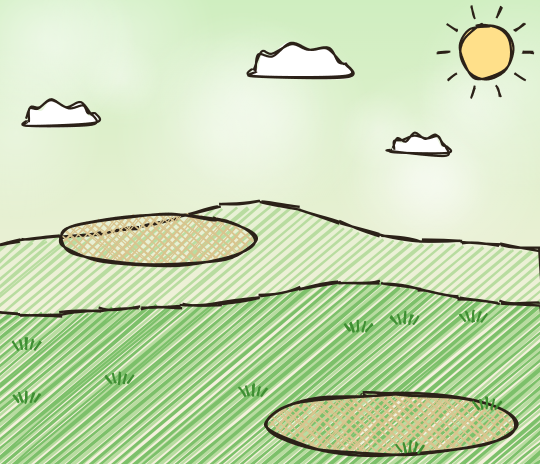
#> input picture ArtGen/BattleBG/fallback_goc/battle_moc.png, 1080 x 928 px (shown at 1/2 size)
$ python -i build_hat.py   (imports and definitions only)
#> lines starting #> are read from the running program, lines starting #| are printed output that depends on the picture; after the words box and inside, x2 and y2 are one past the last pixel; in counts of white or black regions, pixels touching at a corner belong together
"""Gói GPT vẽ HÌNH HẠT cho hiệu ứng lửa (người dùng dặn 2026-11-10: "các sprite lửa/khói có thể gọi gpt ra gen cho đẹp").

Hiệu ứng vẫn là hạt chồng lớp (fxlib.py, bo_hoa.py); GPT chỉ vẽ HÌNH của hạt thay cho hình sinh bằng thuật toán (fire.py).
- H01..H05: hình XÁM có vân chì sáp, KHÔNG VIỀN (game nhuộm màu theo tuổi bằng Image.color và tự vẽ một viền mực ngoài cả khối).
- H06, H07: hạt nhỏ và đá đủ màu, có viền mực (không nhuộm, không chồng lớp).
Mỗi bước một ảnh 1024 vuông, lưới 2 x 2: bốn hình rời, mỗi hình nằm giữa ô của nó, cách nhau bằng khoảng trắng.

Hai gói: hat_lua (lửa, khói, dung nham; H01–H07) và hat_nuoc (bộ Thủy 2026-11-10: sóng cuộn, giọt, vương miện nước, bọt;
N01–N04). Chạy:
  py -3 -I build_hat.py [gói]          dựng gói ArtGen/Spine/gui_gpt/<gói>/ (file prompt + HUONG_DAN.md); mặc định hat_lua
  py -3 -I build_hat.py --nhap [gói]   cắt ảnh GPT mới nhất của từng bước (inbox/<gói>/tai_ve/<bước>*.png) thành
                                       hat_gpt/<tên>_<i>.png; fxlib.Art tự dùng ảnh trong hat_gpt/ khi có
Gen tự động: py -3 -I gen.py gui_gpt/<gói>/luot_1_hat.txt --steps N01,N02,...
"""
import glob
import os
import sys

import numpy as np
from PIL import Image, ImageDraw, ImageFilter

# [1 line not run here, left out]
HERE = os.path.dirname(os.path.abspath(__file__))
ROOT = HERE.replace("\\", "/") + "/"
WORLD_STYLE = os.path.normpath(os.path.join(HERE, "..", "Islands", "refs", "world_style.png"))
CODE = "hat_lua"
PK = os.path.join(HERE, "gui_gpt", CODE)
SAVE = os.path.join(HERE, "inbox", CODE, "tai_ve")
OUT = os.path.join(HERE, "hat_gpt")
FX_ART = os.path.normpath(os.path.join(HERE, "..", "..", "Assets", "03 Art", "Fx"))


def W(p):
    return os.path.normpath(p)


GREY = ("FILL ONLY, NO OUTLINE: each shape is a flat medium-light neutral grey (about #BDBDBD) coloured with coloured "
        "pencils and wax crayons, the strokes visible as loose diagonal hatching a little lighter and darker than the grey "
        "(about #A8A8A8 to #D8D8D8). Absolutely NO outline, no ink line, no dark edge around or inside the shapes: the game "
        "colours this grey itself and draws one outline around the whole mass. No other colour at all.")
INKED = ("RENDERING: the hand-drawn look of image 1: drawn by hand on paper with a dark-brown ink pen (#2B2118), an outline "
         "about {n} px thick on this 1024 canvas, the same weight on every edge, slightly wobbly like a real pen; every area "
         "coloured with coloured pencils and wax crayons, the strokes visible as loose diagonal hatching.")
FLAT = ("FLAT, NO LIGHT, NO SHADOW: every area one even colour, the strokes are texture only. No shading, no darker side, no "
        "shadows of any kind (nothing on the background), no white highlights or shine spots, no gloss, no glow or halo, no "
        "gradients, no 3D render.")
GRID = ("LAYOUT (see image 2): a square 1024 x 1024 image, plain pure white background, split in your head into a 2 x 2 grid "
        "of four equal squares. Draw ONE separate shape centred in each square, each filling about 70% of its square, with a "
        "clear white gap between shapes and around the edge (no shape touches another or the image edge). No creature, no "
        "ground, no text, no grid lines, no frame.")

# (bước, tên, tên tiếng Việt, viền px hoặc None = xám không viền, mô tả tiếng Anh, mô tả tiếng Việt, tên hạt khi nhập)
STEPS = [
    ("H01", "smoke", "khói", None,
     "Four different cartoon smoke puffs (top-left, top-right, bottom-left, bottom-right): each a soft rounded cloud made of "
     "three to six overlapping round bumps of different sizes, a fluffy bumpy edge all round, a little irregular so the four "
     "look different (one round, one wide, one tall, one lumpy). Like the round smoke puffs of a storybook cartoon.",
     "bốn cụm khói hoạt hình khác nhau: mỗi cụm là 3–6 bướu tròn chồng nhau, mép xù tròn, một cụm tròn, một cụm bè, một cụm "
     "cao, một cụm lổn nhổn", "sblob"),
    ("H02", "flame_puff", "cụm lửa tròn", None,
     "Four different round flame puffs: each a plump rounded blob of fire with a soft bumpy edge and one to three short "
     "rounded flame licks rising from its top, wider at the bottom; four different silhouettes.",
     "bốn cụm lửa tròn: mỗi cụm là khối tròn mập, mép gợn mềm, có 1–3 ngọn lửa ngắn tròn đầu nhô lên phía trên, đáy rộng",
     "blob"),
    ("H03", "flame_hook", "lưỡi lửa móc câu", None,
     "Four separate single flame tongues, all pointing straight UP: each has a round plump base at the bottom, an S-curved "
     "body and a sharp pointed tip that curls over to one side like a hook (two tips curl left, two curl right). Elegant "
     "storybook flame shapes like a decorative fire pattern.",
     "bốn lưỡi lửa rời chĩa thẳng lên: đáy tròn mập, thân cong chữ S, ngọn nhọn quặp sang một bên như móc câu (hai cái quặp "
     "trái, hai cái quặp phải)", "hook"),
    ("H04", "flame_swirl", "lưỡi lửa xoắn", None,
     "Four separate decorative flame tongues pointing UP in an oriental ornamental style: each a flame shape whose tip ends in "
     "a tight spiral curl, with one or two smaller curls branching from its side; plump at the base. Like traditional "
     "swirling fire ornaments.",
     "bốn lưỡi lửa trang trí kiểu phương Đông chĩa lên: ngọn kết thúc bằng một vòng xoắn ốc chặt, bên hông có 1–2 xoắn nhỏ",
     "xhook"),
    ("H05", "lava", "giọt và vệt dung nham", None,
     "Top row: two thick liquid drops flying UP, each a plump round blob with a short tapering tail hanging below it and one "
     "tiny droplet beside it. Bottom row: two flat liquid splats on the ground seen from a low angle, each a wide oval puddle "
     "about three times wider than tall with three or four short splashing tongues and two small droplets around it.",
     "hàng trên: hai giọt chất lỏng đặc bay lên (khối tròn mập, đuôi thon ngắn phía dưới, một giọt nhỏ bên cạnh); hàng dưới: "
     "hai vệt toé dẹt trên mặt đất nhìn chếch thấp (vũng bầu dục rộng gấp ba chiều cao, 3–4 lưỡi toé ngắn, hai giọt nhỏ)",
     "ldrop"),
    ("H06", "bits", "hạt nhỏ có màu", 10,
     "Four small fire bits, each in its own square: top-left a spark streak flying to the RIGHT (a long thin tapering streak, "
     "pointed tail on the left, round head on the right, yellow with a cream core); top-right a glowing ember chunk (a small "
     "rounded irregular lump, orange with a yellow middle); bottom-left a four-pointed sparkle star (yellow with a cream "
     "centre); bottom-right three flat ash flakes (small irregular thin flakes, two charcoal black and one ash grey).",
     "bốn hạt nhỏ: trên trái tia lửa bay sang phải (vệt thuôn dài, đuôi nhọn trái, đầu tròn phải, vàng lõi kem); trên phải cục "
     "than hồng (khối tròn méo nhỏ, cam giữa vàng); dưới trái sao bốn cánh (vàng tâm kem); dưới phải ba mảnh tro dẹt (hai đen "
     "than, một xám tro)", "bits"),
    ("H07", "rocks", "đá dung nham", 12,
     "Four different chunks of volcanic rock flung by an eruption: angular faceted lumps of dark purple-grey stone (about "
     "#48394A) with a few thin glowing cracks drawn as flat orange lines with a yellow core (flat colours, not glowing); four "
     "different shapes, small to medium.",
     "bốn cục đá núi lửa góc cạnh màu tím than (khoảng #48394A), có vài khe nứt mảnh tô cam lõi vàng (màu phẳng, không phát "
     "sáng), bốn dáng khác nhau", "rock"),
]


STEPS_NUOC = [
    ("N01", "wave", "sóng cuộn", None,
     "Four separate tongues of water, all rising straight UP, like small breaking waves seen from the side: each has a "
     "round plump base at the bottom, a thick curved body, and a top that curls over to one side into a rounded hook like a "
     "breaking wave crest (two curl to the left, two curl to the right); one or two of them have a second smaller curl on "
     "the shoulder. Thick, plump, storybook wave shapes like the curled crests in images 3 and 4. Shapes only: no foam "
     "bumps, no droplets.",
     "bốn lưỡi nước rời dựng thẳng lên như sóng nhỏ đang đổ nhìn ngang: chân tròn mập, thân dày cong, ngọn cuộn tròn sang một "
     "bên như mào sóng (hai cái cuộn trái, hai cái cuộn phải), một hai cái có thêm cuộn nhỏ ở vai", "wave"),
    ("N02", "drop", "giọt nước", None,
     "Four separate water droplets, one per square, each a teardrop with its pointed tail straight UP and its round belly "
     "down: one plump and short, one long and slim, one medium with a slightly bent tail, one small and round with a very "
     "short tail.",
     "bốn giọt nước rời hình giọt lệ, đuôi nhọn chĩa thẳng lên, bụng tròn ở dưới: một giọt mập ngắn, một giọt dài thon, một "
     "giọt vừa đuôi hơi cong, một giọt nhỏ tròn đuôi rất ngắn", "drop"),
    ("N03", "crown", "nước toé", None,
     "Top row: two splash crowns seen from the side, each a low wide base with five to seven pointed tongues of water of "
     "different heights rising and leaning outward like a crown. Bottom row: two round splash bursts seen from the front, "
     "each with seven to nine rounded pointed spikes of water radiating from the centre like image 3 (shape only, one solid "
     "silhouette, no separate droplets).",
     "hàng trên: hai vương miện nước nhìn ngang (đế thấp rộng, 5–7 lưỡi nước nhọn cao thấp khác nhau vươn lên và ngả ra "
     "ngoài); hàng dưới: hai vụ nước toé tròn nhìn thẳng (7–9 mũi nước nhọn bo tròn toả từ tâm), mỗi hình một khối liền", "crown"),
    ("N04", "foam", "bọt nước", None,
     "Four different puffs of sea foam: each a cluster of five to eight round bubbles of different sizes stuck together "
     "(clearly circular bumps, like the white foam on the wave crests in images 3 and 4), a little irregular so the four "
     "look different: one round, one wide, one tall, one small.",
     "bốn cụm bọt biển: mỗi cụm 5–8 bong bóng tròn to nhỏ dính nhau (bướu tròn rõ, như bọt trắng trên mào sóng), một cụm "
     "tròn, một cụm bè, một cụm cao, một cụm nhỏ", "foam"),
]
# Gói hat_gai (2026-11-12, Cầu Gai = suất tien_la đảo Mộc; người dùng: "chiêu đợi gpt xong thì gen ảnh"): hạt cho chiêu mana "Gồng
# Gai" (gai phóng tới đối thủ, gai trồi dưới chân nó, dăm gai văng lúc trúng). Xám vân chì, không viền, game nhuộm kem / lục.
STEPS_GAI = [
    ("G01", "thorn", "gai", None,
     "Four separate cactus thorns, one per square, each pointing straight UP with its base at the bottom: one fat short cone "
     "with a rounded bulging base; one long slim needle, very sharp; one medium thorn with a slightly curved tip like a claw; "
     "one stubby thick thorn. Each is one simple solid shape with a round base and ONE sharp point, like the cream thorns on "
     "the creature in image 3. Shapes only: no plant, no skin, no base plate.",
     "bốn cái gai xương rồng rời, mũi chĩa thẳng lên, gốc ở dưới: một nón mập ngắn gốc phình tròn, một kim dài mảnh rất nhọn, "
     "một gai vừa mũi hơi cong như vuốt, một gai lùn mập; mỗi cái một khối đặc gốc tròn một mũi nhọn", "thorn"),
    ("G02", "tuft", "cụm gai trồi", None,
     "Four separate CLUSTERS of cactus thorns seen from the side, each bursting UP out of the ground: a low wide base at the "
     "bottom and four to six sharp thorns of different lengths fanning upward and outward from it like a crown of spikes "
     "(the middle thorns tallest, the outer ones leaning left and right). Make the four different: one tall and narrow, one "
     "wide and low, one leaning a little to the left, one leaning a little to the right. Each cluster is ONE solid "
     "silhouette (the thorns joined at the base), same thorn shape as on the creature in image 3.",
     "bốn CỤM gai trồi lên từ đất nhìn ngang: đế thấp rộng, 4–6 gai nhọn dài ngắn khác nhau xoè lên và ra hai bên như vương "
     "miện gai (gai giữa cao nhất); một cụm cao hẹp, một cụm bè thấp, một cụm ngả trái, một cụm ngả phải; mỗi cụm một khối liền",
     "tuft"),
    ("G03", "shard", "dăm gai", None,
     "Four separate small broken thorn SPLINTERS, one per square, each a short jagged shard of a snapped thorn: one a broken "
     "thorn tip (a short sharp point with a rough snapped end), one a thin sliver with two pointed ends, one a chunky "
     "three-cornered chip, one a short curved shard. Angular, sharp, clearly different from each other.",
     "bốn mảnh dăm gai gãy rời: một đầu gai gãy (mũi nhọn ngắn, đầu kia nham nhở), một dăm mảnh hai đầu nhọn, một mẩu ba góc "
     "dày, một mảnh cong ngắn; góc cạnh, sắc, khác nhau rõ", "shard"),
]
STEPS_LUA = STEPS
PACKS = {
    "hat_gai": {"steps": STEPS_GAI, "ten": "hình hạt gai xương rồng (gai, cụm gai trồi, dăm gai)",
                "what": "particle sprites for a cactus-thorn attack in a 2D creature game with a hand-drawn storybook look. The "
                        "game spawns many of these little shapes, moves, scales, rotates and tints them (warm cream, dark "
                        "green) to build a volley of flying thorns, thorns bursting out of the ground and flying splinters, so "
                        "each image is a sheet of four separate shapes."},
    "hat_lua": {"steps": STEPS_LUA, "ten": "hình hạt lửa, khói, dung nham",
                "what": "particle sprites for fire effects in a 2D creature game with a hand-drawn storybook look. The game "
                        "spawns hundreds of these little shapes, moves, scales, rotates and tints them to build flames, smoke "
                        "and lava, so each image is a sheet of four separate shapes."},
    "hat_nuoc": {"steps": STEPS_NUOC, "ten": "hình hạt nước (sóng cuộn, giọt, nước toé, bọt)",
                 "what": "particle sprites for water effects in a 2D creature game with a hand-drawn storybook look. The game "
                         "spawns hundreds of these little shapes, moves, scales, rotates and tints them (deep blue, sky blue, "
                         "light blue, white foam) to build water jets, water balls and splashes, so each image is a sheet of "
                         "four separate shapes."},
}


# [114 lines left out: functions use, layout_ref, build, not called in this run]


# ---------------- nhập ảnh GPT ----------------
def _cut_quadrants(path):
#> called with path = '../BattleBG/fallback_goc/battle_moc.png'
    im = Image.open(path).convert("RGB")
    S = im.width
    out = []
    for i in range(4):
        q = im.crop(((i % 2) * S // 2, (i // 2) * S // 2, (i % 2 + 1) * S // 2, (i // 2 + 1) * S // 2))
        work = q.copy()
        w, h = q.size
        for sd in ((0, 0), (w - 1, 0), (0, h - 1), (w - 1, h - 1), (w // 2, 0), (w // 2, h - 1), (0, h // 2), (w - 1, h // 2)):
            if sum(work.getpixel(sd)) > 690:
                ImageDraw.floodfill(work, sd, (255, 0, 255), thresh=28)
        a = np.asarray(q.convert("RGBA")).copy()
        bg = np.all(np.asarray(work) == (255, 0, 255), axis=2)
        a[bg, 3] = 0
        r = Image.fromarray(a, "RGBA")
        bb = r.getbbox()
        out.append(r.crop(bb) if bb else r)
#> this loop made 4 passes
#> pass 1, in _cut_quadrants, `q = im.crop(((i % 2) * S // 2, (i // 2) * S // 2, (i % 2 + 1) * S // 2..`:
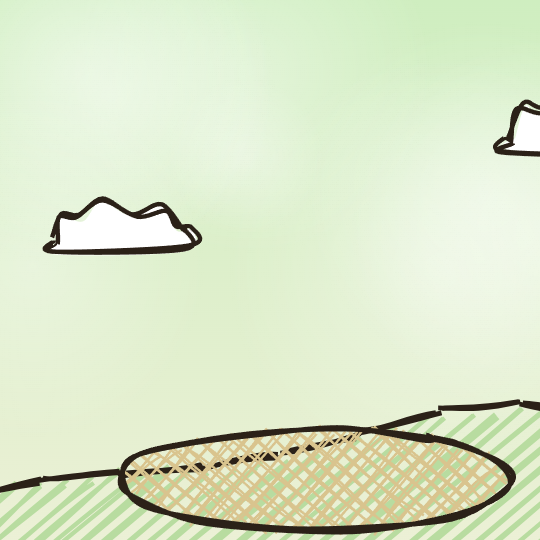
#> q: PIL image 540x540 RGB; mean R, G, B 218.9, 231, 201.2
#> pass 1, in _cut_quadrants, `bg = np.all(np.asarray(work) == (255, 0, 255), axis=2)`:
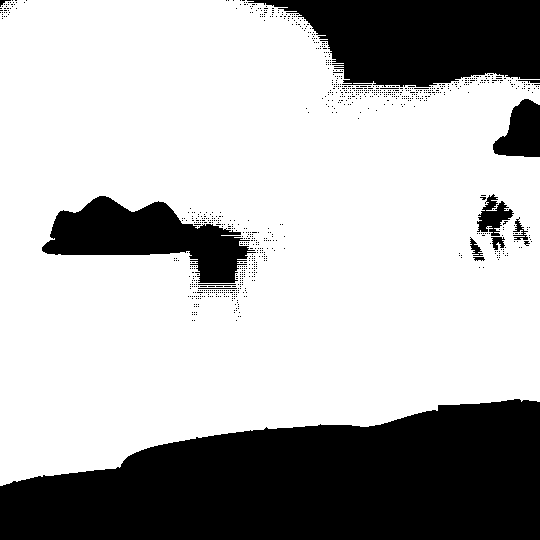
#> bg: shape (540, 540) bool; 69.8% white; 925 black regions (912 under 20 px), largest, box (x1, y1, x2, y2) and area: (0, 399, 540, 540) 56445, (247, 0, 540, 87) 18063, (42, 196, 256, 283) 9137
#> pass 1, in _cut_quadrants, `r = Image.fromarray(a, "RGBA")`:
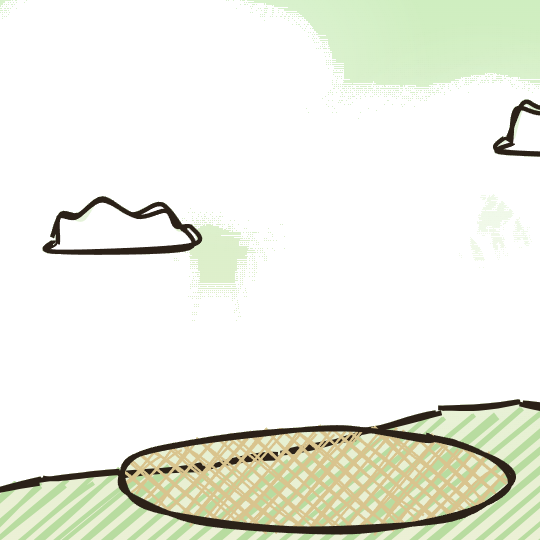
#> r: PIL image 540x540 RGBA; mean R, G, B, A 218.9, 231, 201.2, 77; transparent parts drawn white
#> after the loop:
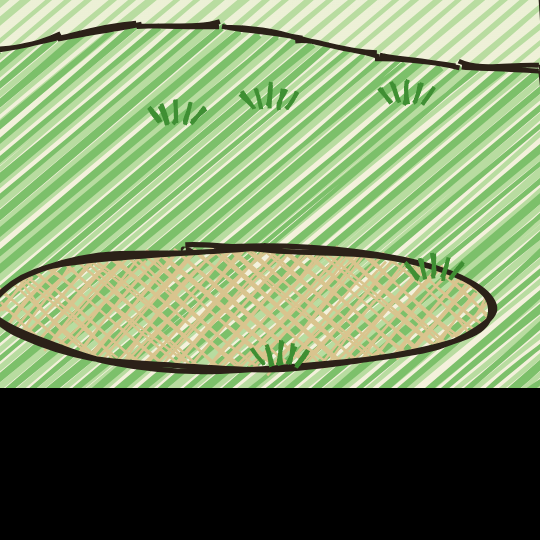
#> a: shape (540, 540, 4); mean R, G, B, A 121.9, 144.2, 102.2, 255
#> after the loop, out = 4 items
    return out


def _fit(im, side):
    s = side / max(im.size)
    return im.resize((max(1, int(im.width * s)), max(1, int(im.height * s))), Image.LANCZOS) if s < 1 else im


# [30 lines left out: function nhap, not called in this run]


# [7 lines not run here, left out]

>>> result = _cut_quadrants('../BattleBG/fallback_goc/battle_moc.png')
#> result = 4 items

$ run again, on ArtGen/BattleBG/hoa/c12.png
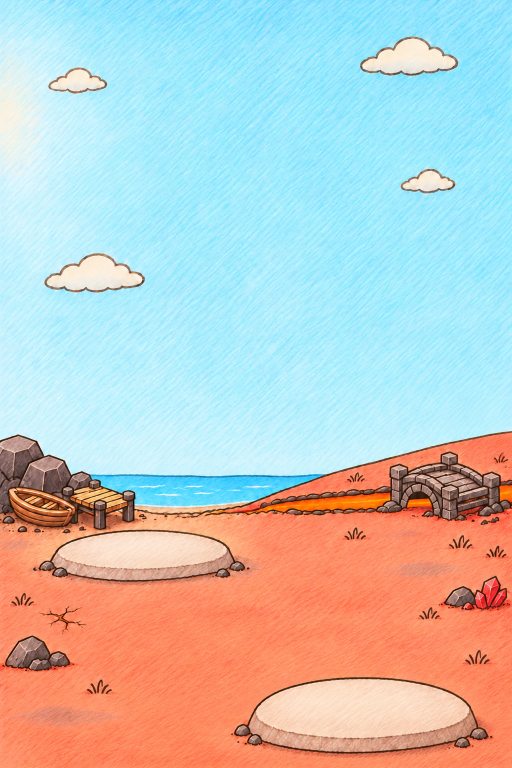
#> input picture ArtGen/BattleBG/hoa/c12.png, 1024 x 1536 px (shown at 1/2 size)
#> in _cut_quadrants, im is the input picture: PIL image 1024x1536 RGB; mean R, G, B 194.7, 198.2, 194.3
#> the loop in _cut_quadrants, `for i in range(4):` made 4 passes
#> pass 1, in _cut_quadrants, `bg = np.all(np.asarray(work) == (255, 0, 255), axis=2)`:
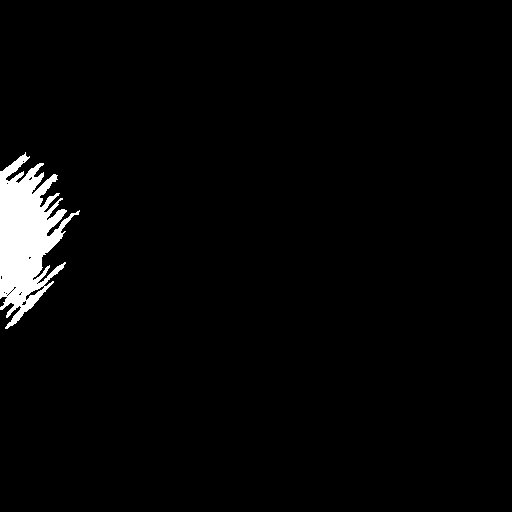
#> bg: shape (512, 512) bool; 2.7% white; 1 white region, box (x1, y1, x2, y2) and area: (0, 152, 80, 329) 7066
#> after the loop in _cut_quadrants, `for i in range(4):`:
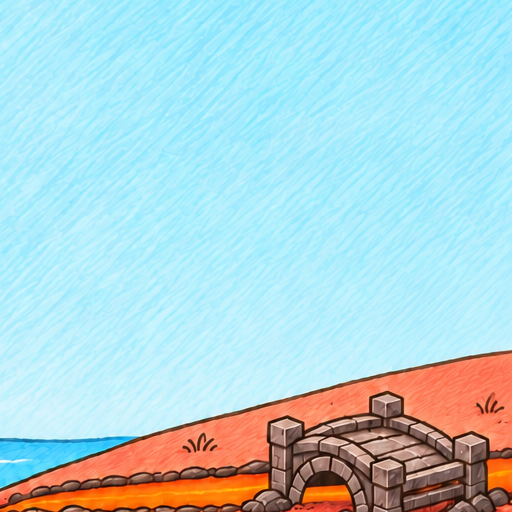
#> a: shape (512, 512, 4); mean R, G, B, A 175.7, 210.7, 216.5, 255
#> after the loop in _cut_quadrants, `for i in range(4):`: out = 4 items

$ run again, on ArtGen/BattleBG/kim/cao_b70.png
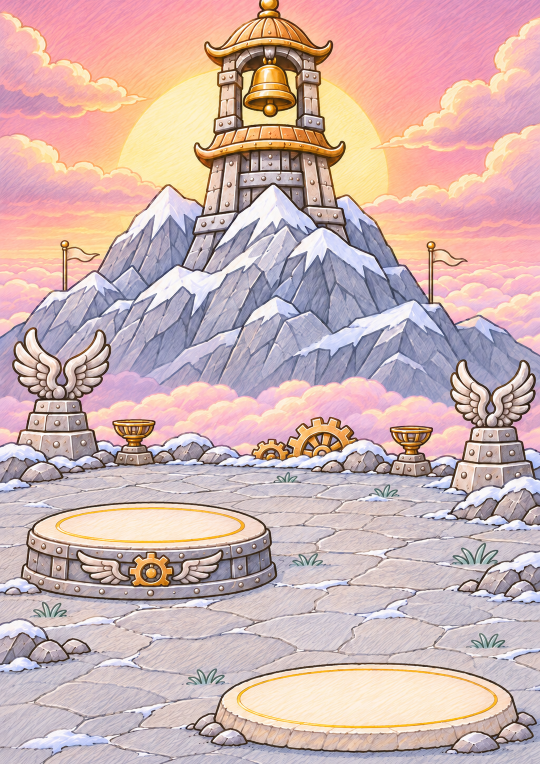
#> input picture ArtGen/BattleBG/kim/cao_b70.png, 1080 x 1528 px (shown at 1/2 size)
#> in _cut_quadrants, im is the input picture: PIL image 1080x1528 RGB; mean R, G, B 207.8, 179.2, 177.6
#> the loop in _cut_quadrants, `for i in range(4):` made 4 passes
#> pass 1, in _cut_quadrants, `bg = np.all(np.asarray(work) == (255, 0, 255), axis=2)`:
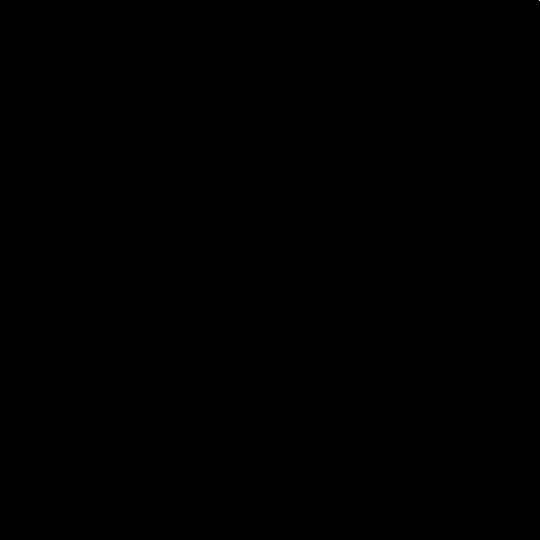
#> bg: shape (540, 540) bool; 0% white in thin lines or dots, all inside (x1, y1, x2, y2) = (539, 0, 540, 1)
#> after the loop in _cut_quadrants, `for i in range(4):`:
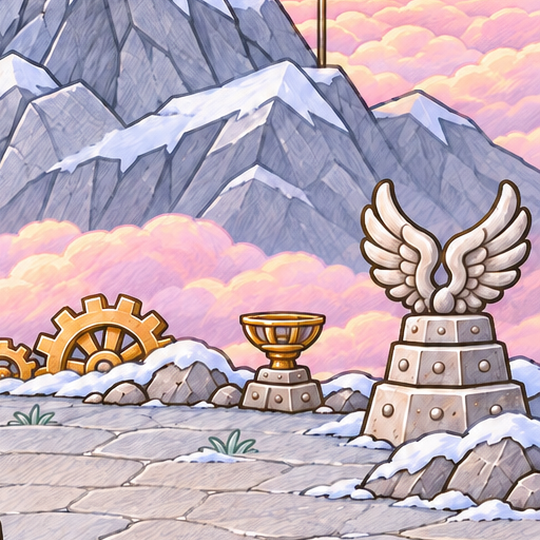
#> a: shape (540, 540, 4); mean R, G, B, A 189.7, 172.1, 183, 255
#> after the loop in _cut_quadrants, `for i in range(4):`: out = 4 items
